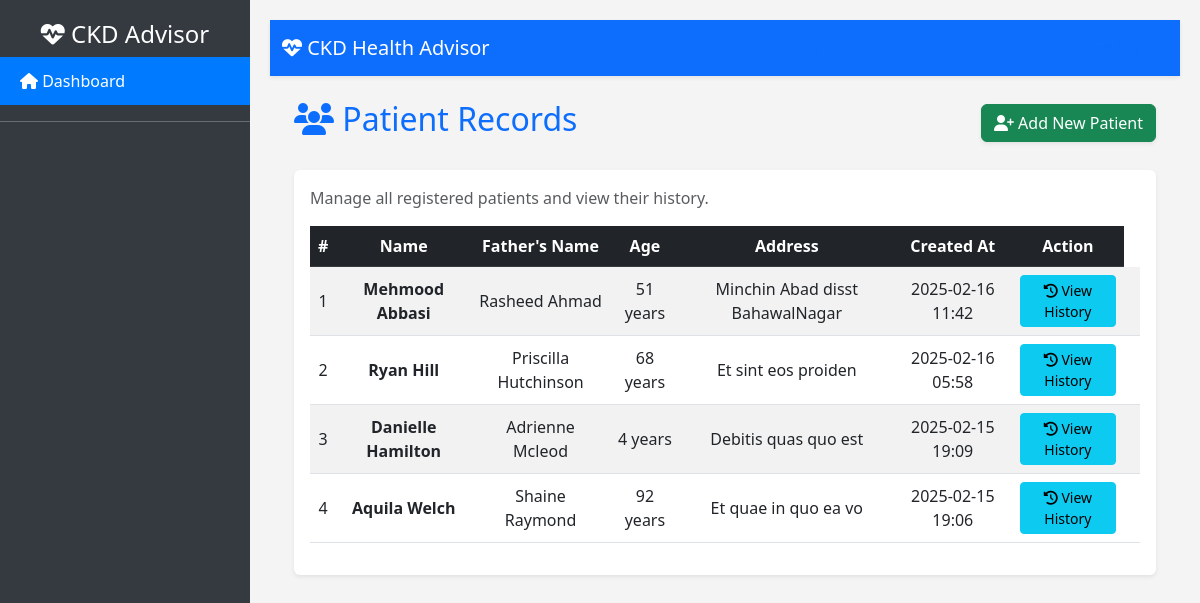
Page /Doctor/patients/ on the committed database.
### patient/models.py (models this page shows, shortened)
class PatientInfo(models.Model):
    user = models.OneToOneField(
        CustomUser,
        on_delete=models.CASCADE,
        related_name="patient_info"
    )
    name = models.CharField(max_length=100)
    father_name = models.CharField(max_length=100)
    age = models.PositiveIntegerField()
    address = models.TextField()
    created_at = models.DateTimeField(auto_now_add=True)

### Doctor/views.py (the view)
# urls.py: path('patients/', PatientListView.as_view(), name='patient_list'),
class PatientListView(ListView):
    model = PatientInfo
    template_name = "patient_list.html"
    context_object_name = "patients"
    ordering = ['-created_at']

### templates/patient_list.html (shortened to what this page needs)
{% extends "base.html" %}
{% block content %}
<div class="container">
    <div class="d-flex justify-content-between align-items-center mb-4">
        <h2 class="text-primary"><i class="fas fa-users"></i> Patient Records</h2>
        <a href="{% url 'add_patient' %}" class="btn btn-success shadow-sm">
            <i class="fas fa-user-plus"></i> Add New Patient
        </a>
    </div>
    <div class="card shadow-sm border-0">
        <div class="card-body">
            <p class="text-muted">Manage all registered patients and view their history.</p>
            <div class="table-responsive">
                <table class="table table-hover table-striped align-middle text-center">
                    <thead class="table-dark">
                        <tr>
                            <th>#</th>
                            <th>Name</th>
                            <th>Father's Name</th>
                            <th>Age</th>
                            <th>Address</th>
                            <th>Created At</th>
                            <th>Action</th>
                        </tr>
                    </thead>
                    <tbody>
                        {% for patient in patients %}
                        <tr>
                            <td>{{ forloop.counter }}</td>
                            <td class="fw-bold">{{ patient.name }}</td>
                            <td>{{ patient.father_name }}</td>
                            <td>{{ patient.age }} years</td>
                            <td>{{ patient.address }}</td>
                            <td>{{ patient.created_at|date:"Y-m-d H:i" }}</td>
                            <td>
                                <a href="{% url 'patient_history' patient.id %}" class="btn btn-info btn-sm">
                                    <i class="fas fa-history"></i> View History
                                </a>
                                <td>
                            </td>
                        </tr>
                        {% empty %}
                        <tr>
                            <td colspan="7" class="text-center text-muted">No patients found.</td>
                        </tr>
                        {% endfor %}
                    </tbody>
                </table>
            </div>
        </div>
    </div>
</div>
{% endblock %}

### templates/base.html (style rules this page uses)
body { background: #f4f4f4; display: flex; }

### rows in the picture
PatientInfo: name "Mehmood Abbasi", father_name "Rasheed Ahmad", age "51", address "Minchin Abad disst BahawalNagar", created_at "2025-02-16 11:42"
PatientInfo: name "Ryan Hill", father_name "Priscilla Hutchinson", age "68", address "Et sint eos proiden", created_at "2025-02-16 05:58"
PatientInfo: name "Danielle Hamilton", father_name "Adrienne Mcleod", age "4", address "Debitis quas quo est", created_at "2025-02-15 19:09"
PatientInfo: name "Aquila Welch", father_name "Shaine Raymond", age "92", address "Et quae in quo ea vo", created_at "2025-02-15 19:06"
